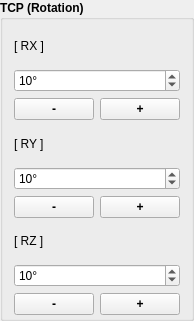
   <widget class="QGroupBox" name="rotation_groupBox">
    <property name="geometry">
     <rect>
      <x>580</x>
      <y>220</y>
      <width>141</width>
      <height>321</height>
     </rect>
    </property>
    <property name="font">
     <font>
      <bold>true</bold>
     </font>
    </property>
    <property name="title">
     <string>TCP (Rotation)</string>
    </property>
    <layout class="QGridLayout" name="gridLayout_5">
     <property name="topMargin">
      <number>9</number>
     </property>
     <property name="bottomMargin">
      <number>3</number>
     </property>
     <item row="4" column="0">
      <layout class="QGridLayout" name="gridLayout_10">
       <item row="0" column="0" colspan="2">
        <widget class="QLabel" name="label_16">
         <property name="font">
          <font>
           <bold>false</bold>
          </font>
         </property>
         <property name="text">
          <string>[ RY ]</string>
         </property>
        </widget>
       </item>
       <item row="2" column="1">
        <widget class="QPushButton" name="btn_ry_p">
         <property name="text">
          <string>+</string>
         </property>
        </widget>
       </item>
       <item row="2" column="0">
        <widget class="QPushButton" name="btn_ry_m">
         <property name="text">
          <string>-</string>
         </property>
        </widget>
       </item>
       <item row="1" column="0" colspan="2">
        <widget class="QSpinBox" name="spinBox_ry">
         <property name="font">
          <font>
           <bold>false</bold>
          </font>
         </property>
         <property name="toolTip">
          <string/>
         </property>
         <property name="suffix">
          <string>°</string>
         </property>
         <property name="prefix">
          <string/>
         </property>
         <property name="minimum">
          <number>0</number>
         </property>
         <property name="maximum">
          <number>180</number>
         </property>
         <property name="singleStep">
          <number>1</number>
         </property>
         <property name="value">
          <number>10</number>
         </property>
        </widget>
       </item>
      </layout>
     </item>
     <item row="3" column="0">
      <layout class="QGridLayout" name="gridLayout_7">
       <item row="0" column="0" colspan="2">
        <widget class="QLabel" name="label_14">
         <property name="font">
          <font>
           <bold>false</bold>
          </font>
         </property>
         <property name="text">
          <string>[ RX ]</string>
         </property>
        </widget>
       </item>
       <item row="2" column="1">
        <widget class="QPushButton" name="btn_rx_p">
         <property name="text">
          <string>+</string>
         </property>
        </widget>
       </item>
       <item row="2" column="0">
        <widget class="QPushButton" name="btn_rx_m">
         <property name="text">
          <string>-</string>
         </property>
        </widget>
       </item>
       <item row="1" column="0" colspan="2">
        <widget class="QSpinBox" name="spinBox_rx">
         <property name="font">
          <font>
           <bold>false</bold>
          </font>
         </property>
         <property name="toolTip">
          <string/>
         </property>
         <property name="suffix">
          <string>°</string>
         </property>
         <property name="prefix">
          <string/>
         </property>
         <property name="minimum">
          <number>0</number>
         </property>
         <property name="maximum">
          <number>180</number>
         </property>
         <property name="singleStep">
          <number>1</number>
         </property>
         <property name="value">
          <number>10</number>
         </property>
        </widget>
       </item>
      </layout>
     </item>
     <item row="5" column="0">
      <layout class="QGridLayout" name="gridLayout_11">
       <item row="0" column="0" colspan="2">
        <widget class="QLabel" name="label_28">
         <property name="font">
          <font>
           <bold>false</bold>
          </font>
         </property>
         <property name="text">
          <string>[ RZ ]</string>
         </property>
        </widget>
       </item>
       <item row="2" column="1">
        <widget class="QPushButton" name="btn_rz_p">
         <property name="text">
          <string>+</string>
         </property>
        </widget>
       </item>
       <item row="2" column="0">
        <widget class="QPushButton" name="btn_rz_m">
         <property name="text">
          <string>-</string>
         </property>
        </widget>
       </item>
       <item row="1" column="0" colspan="2">
        <widget class="QSpinBox" name="spinBox_rz">
         <property name="font">
          <font>
           <bold>false</bold>
          </font>
         </property>
         <property name="toolTip">
          <string/>
         </property>
         <property name="suffix">
          <string>°</string>
         </property>
         <property name="prefix">
          <string/>
         </property>
         <property name="minimum">
          <number>0</number>
         </property>
         <property name="maximum">
          <number>180</number>
         </property>
         <property name="singleStep">
          <number>1</number>
         </property>
         <property name="value">
          <number>10</number>
         </property>
        </widget>
       </item>
      </layout>
     </item>
    </layout>
   </widget>
